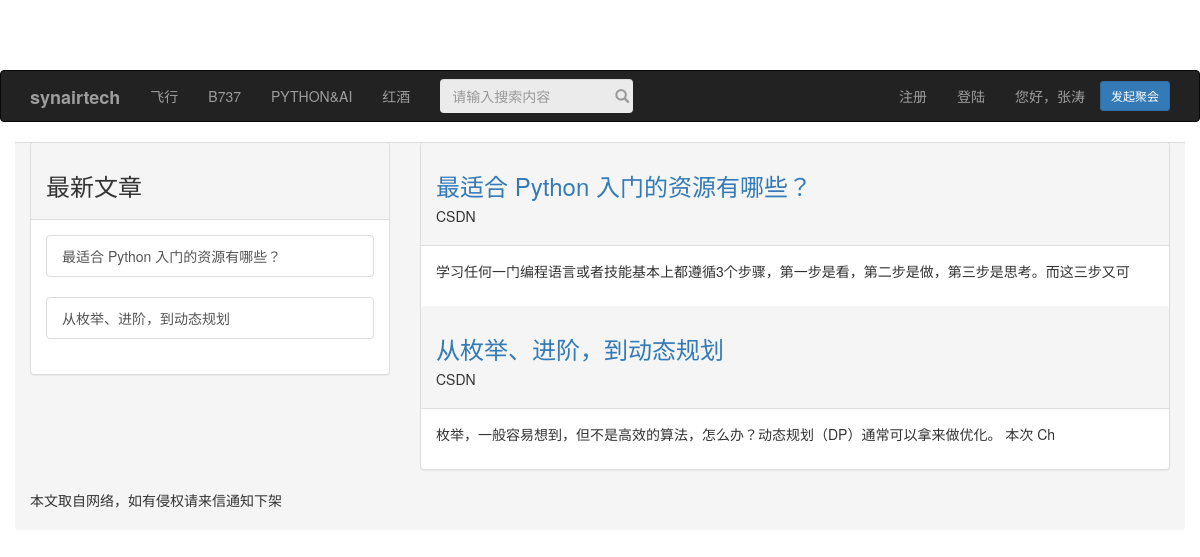
Page /python/ on the committed database.
### myapp/models.py (models this page shows, shortened)
class Post(models.Model):
    title=models.CharField(max_length=200)
    title_web=models.URLField(max_length=200)
    title_body=models.TextField()
    title_auther=models.CharField(max_length=20)
    title_num=models.CharField(max_length=1000)
    title_date=models.DateTimeField(default=timezone.now)
    title_item=models.CharField(max_length=50)
    class Meta:
        ordering=('-title_date',)

### myapp/views.py (the view)
# urls.py: url(r'^python/$',Python),
def Python(request):
    posts=Post.objects.filter(title_item="python")
    return render(request, 'python.html', {"posts":posts})

### templates/python.html (shortened to what this page needs)
{% extends 'base.html' %}
{% block sidemessage %}
    <div class="panel-body">
        {% for post in posts %}
            <div class="list-group">
                <a href="{{ post.title_web }}" class="list-group-item">{{ post.title }}</a>
            </div>
        {% endfor %}
    </div>
{% endblock %}
{% block headmessage %}
    {% for post in posts %}
        <div class="panel-heading">
            <a href="{{ post.title_web }}"><h3>{{ post.title }}</h3></a><h5>{{ post.title_auther }}</h5>
        </div>
        <div class="panel-body">
            <p>{{ post.title_body | truncatechars:50}}</p>
        </div>
    {% endfor %}
{% endblock %}

### rows in the picture
Post: title "最适合 Python 入门的资源有哪些？", title_auther "CSDN", title_body "学习任何一门编程语言或者技能基本上都遵循3个步骤，第一步是看，第二步是做，第三步是思考。而这三步又可"
Post: title "从枚举、进阶，到动态规划", title_auther "CSDN", title_body "枚举，一般容易想到，但不是高效的算法，怎么办？动态规划（DP）通常可以拿来做优化。 本次 Ch"
